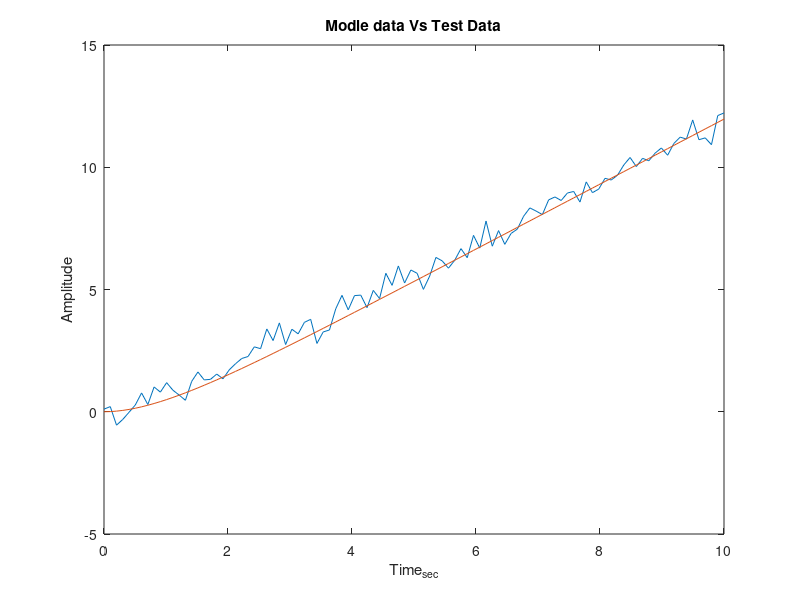

The MATLAB source for this figure: (Note: this script raises an error after producing the figure.)
%-               ENB301 Practical (ServoMotor)            -%
%-                   Thomas Wagner N8840121               -%
%-                   Antony Foster N8647780               -%
%-                        11 May 2015                     -%

close all;
clear all;
clc;
i=1;
load('ENB301TestData_2015.mat');
y=y1;
closed='scope_10.csv';
open='10.csv';
%--------------------A3------------------------------------%
%Constans
Km=1.33;                        %Moter constaint 
a=1;                            %Alpha
Vm=1;                           %Voltage 

Num=[Km];                    
Dem=[1, a, 0];              

G0=tf(Num,Dem);
y1=step(G0*Vm,t);

%--------A4. Plotting Ideal(y1)and model (y0)--------------%
figure(i);i=i+1;
plot(t,y,t,y1);
title('Modle data Vs Test Data');
ylabel('Amplitude');
xlabel('Time_{sec}');

%-------------A6. PA6. Estimate Km and a-------------------%

func = @(x0)Variable_finder(x0,'ENB301TestData_2015.mat');
calc_y0 = fminsearch(func,[Km,a]);
disp(calc_y0(1))
disp(calc_y1(2))
y2_num =  [calc_y0(1)];
y2_den = [1 calc_y0(2) 0];
G_1 = tf(y2_num,y2_den);
y2= step(G_1*Vm,t);
 
figure(i);i=i+1;
plot(t,y1,t,y2);
title('Estimate response Vs Test Data');
ylabel('Amplitude');
xlabel('Time_{sec}');

% %-------------A7. Adding noise to y2----------------------%
%       figure(i);i=i+1;
% % for sigma=0:0.1:1
% %     noise = sigma*randn(size(y2)); %noise vector
% %     yn=y2+noise;
% %     pause
% %     
% %     plot(t,yn,t,y2);
% %     titlechange=sprintf('Noise level = %0.1f',sigma);
% %     title(titlechange);
% %     ylabel('Amplitude');
% %     xlabel('Time_{sec}');
% % end
%     sigma = 0.2;
%     noise = sigma*randn(size(y2)); %noise vector
%     yn=y2+noise;
%     plot(t,yn,t,y2);
%     titlechange=sprintf('Noise level = %0.1f',sigma);
%     title(titlechange);
%     ylabel('Amplitude');
%     xlabel('Time_{sec}');
% 
% 
% %------------B1. Loading data----------------------------%
% [te,ye] = Data_cutting(closed,2,1);
% [te,ye] = timing_fix(te,ye);
% figure(i);i=i+1;
% plot(te,ye,'k');
% title('Test data plotted');
% ylabel('Amplitude');
% xlabel('Time_{sec}');
% 
% %------------B2 Plotting y2 and Experimental data---------%
% 
% Vm=1;
% y3=step(G_1*Vm,te);
% figure(i);i=i+1;
% plot(te,y3,te,ye);
% title('Test data Vs Calculated Km and Alpha ');
% ylabel('Amplitude');
% xlabel('Time_{sec}');
% 
% %-------------B3 Figure of merit-------------------------%
% y_rms =@(x0)Variable_finder2(x0,'results.csv',te,ye);
% 
% %-------------B4 Recalculated values---------------------%
% 
% params = fminsearch(y_rms,[Km, a]);
% y3_num =  [params(1)];
% y3_den = [1 params(2) 0];
% G_3 = tf(y3_num,y3_den)
% y3= step(G_3*Vm,te);
%  
% figure(i);i=i+1;
% plot(te,y3,te,ye);
% title('Test data Vs ReCalculated Km and Alpha');
% ylabel('Amplitude');
% xlabel('Time_{sec}');
% %%
% %-------------C4. Expected time response------------------%
% vi=0.5;
% Km=y3_num;
% Rf=33E3;
% R1=10E3;
% a=y3_den(2);
% 
% yc_num=[Km*(Rf/R1)];
% yc_dem=[1,a,Km*(Rf/R1)];
% Gc=tf(yc_num,yc_dem)
% 
% figure(i);i=i+1;
% [u,t] = gensig('square',1/0.1,15,0.1);
% u=u/2;
% yc_b=lsim(Gc,u,t);
% 
% 
% perfor_finder(yc_num,yc_dem);
% %---------C5. Resistor values for 5% over shoot-=---------%
% %%
% po=0.05;                                % percenage overshoot
% z=sqrt((log(po)^2)/(pi^2+(log(po)^2))); % finding zeta
% wnn=a/2/z;
% rat=wnn^2/Km
% % res_av=[1,1.2,1.5,1.8,2.2,2.7,3.3,3.9,4.7,5.6,6.8,8.2];
% % res_table=transpose(res_av).^-1*res_av;
% 
% Rf=rat*R1;
% 
% yc_num=[Km*Rf/R1];
% yc_dem=[1,a,Km*Rf/R1];
% Gc_ov=tf(yc_num,yc_dem)
% figure(i);i=i+1;
% [u,t] = gensig('square',10,15,0.1);
% u=u/2;
% lsim(Gc_ov,u,t);
% title('Theoretical 5% Overshoot ');
% perfor_finder(yc_num,yc_dem);
% % figure(i);i=i+1;
% % plot(t,u,t,yc_b,'--',t,yc_ov,'-- k','LineWidth',1.1);
% 
% %%
% %---------------C6. Importing Data---------------------%
% 
% [tc,ycp,wave] = Data_cutting (open,7,2);
% figure(i);i=i+1;
% plot(tc,ycp,tc,wave);
% title('Calculated and test responce to a Square wave input');
% ylabel('Amplitude');
% xlabel('Time_{sec}');
% 
% %-----------------C7. Compare Data---------------------%
% 
% 
% 
